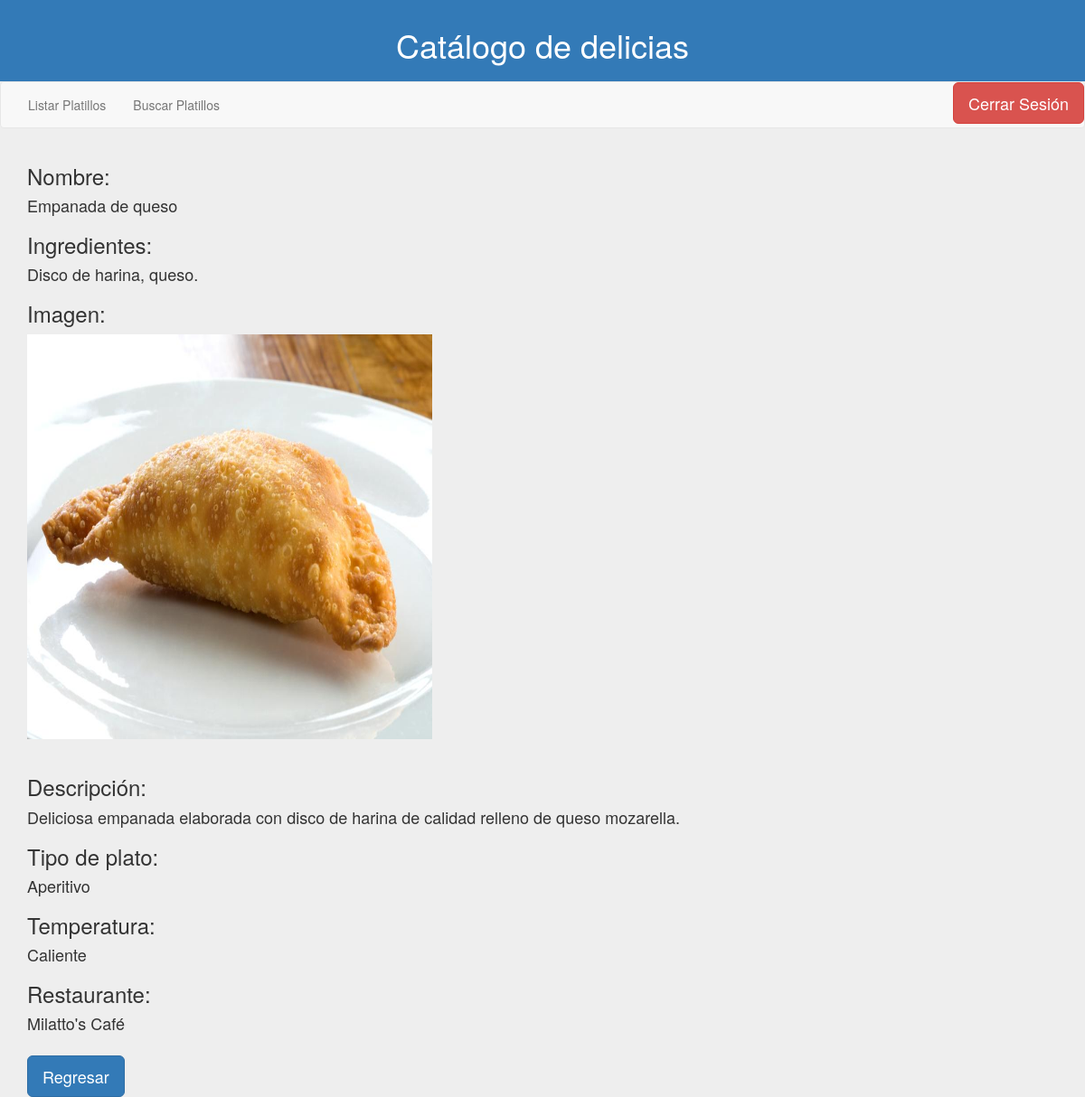
The app's page /home/viewDish/17/ (signed in) with its own data.
### catalogoapp/models.py (models this page shows, shortened)
class Dish(models.Model):
    name = models.TextField(max_length=50)
    ingredients = models.TextField()
    image = models.ImageField(upload_to='photos/',null=True)
    description = models.TextField()
    dish_choice = models.ForeignKey(DishType)
    dish_category = models.ForeignKey(DishCategory,null=True)
    temperature = models.ForeignKey(DishTemperature)
    restaurant = models.ForeignKey(Restaurant)
    class Meta:
        verbose_name = "Dish"
        verbose_name_plural = "Dishes"

class DishType(models.Model):
    name = models.TextField(max_length=25)
    def __str__(self):
        return self.name
    class Meta:
        verbose_name = "Tipo"
        verbose_name_plural = "Tipos"

class DishTemperature(models.Model):
    name = models.TextField(max_length=25)
    def __str__(self):
        return self.name
    class Meta:
        verbose_name = "Temperatura"
        verbose_name_plural = "Temperaturas"

class Restaurant(models.Model):
    name = models.TextField(max_length=50)
    address = models.TextField()
    owner = models.TextField(max_length=50)
    phone_number = models.TextField(max_length=15)
    def __str__(self):
        return self.name
    class Meta:
        verbose_name = "Restaurant"
        verbose_name_plural = "Restaurants"

### catalogoapp/views.py (the view)
# urls.py: url(r'^home/viewDish/(?P<id_dish>\d+)/$',viewDish, name="viewDish"),
def viewDish(request,id_dish):
    if (request.user.is_authenticated and (request.user.profile.role.name == "Cliente"
        or request.user.profile.role.name == "Ayudante")):
        dish = Dish.objects.get(id = id_dish)
        return render(request,'detailDish.html',{'role':request.user.profile.role.name,"dish":dish})
    else:
        return redirect('noAccess')

### catalogoapp/templates/detailDish.html
{% extends 'home.html' %}
{% block content2 %}
<main class="container" role='main'>
  <h3>Nombre:</h3> <h4>{{ dish.name }}</h4>
  <h3>Ingredientes:</h3> <h4>{{ dish.ingredients }}</h4>
  <h3>Imagen:</h3> <img style="height:32em; width:32em;" src="{{ dish.image.url }}" class="img-responsive"/><br>
  <h3>Descripción:</h3> <h4>{{ dish.description }}</h4>
  <h3>Tipo de plato:</h3> <h4>{{ dish.dish_choice }}</h4>
  <h3>Temperatura:</h3> <h4>{{ dish.temperature }}</h4>
  <h3>Restaurante:</h3> <h4>{{ dish.restaurant }}</h4>
  <input class="btn btn-lg btn-primary" type=button value="Regresar" onClick="javascript:history.go(-1);">
</main>
{% endblock content2 %}

### records on screen
Dish: name "Empanada de queso", ingredients "Disco de harina, queso.", image (picture), description "Deliciosa empanada elaborada con disco de harina de calidad relleno de queso mozarella.", dish_choice "Aperitivo", temperature "Caliente", restaurant "Milatto's Café"
